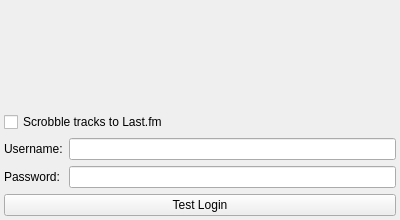
<?xml version="1.0" encoding="UTF-8"?>
<ui version="4.0">
 <class>LastFmConfig</class>
 <widget class="QWidget" name="LastFmConfig">
  <property name="geometry">
   <rect>
    <x>0</x>
    <y>0</y>
    <width>400</width>
    <height>220</height>
   </rect>
  </property>
  <property name="windowTitle">
   <string>Form</string>
  </property>
  <layout class="QVBoxLayout" name="verticalLayout">
   <property name="margin">
    <number>4</number>
   </property>
   <item>
    <widget class="QLabel" name="label">
     <property name="text">
      <string/>
     </property>
     <property name="pixmap">
      <pixmap resource="../../../resources.qrc">:/data/images/lastfm-icon.png</pixmap>
     </property>
     <property name="alignment">
      <set>Qt::AlignCenter</set>
     </property>
    </widget>
   </item>
   <item>
    <layout class="QVBoxLayout" name="verticalLayout_2">
     <item>
      <widget class="QCheckBox" name="enable">
       <property name="layoutDirection">
        <enum>Qt::LeftToRight</enum>
       </property>
       <property name="text">
        <string>Scrobble tracks to Last.fm</string>
       </property>
      </widget>
     </item>
     <item>
      <layout class="QGridLayout" name="gridLayout_3">
       <item row="0" column="0">
        <widget class="QLabel" name="label_3">
         <property name="text">
          <string>Username:</string>
         </property>
        </widget>
       </item>
       <item row="0" column="1">
        <widget class="QLineEdit" name="username"/>
       </item>
       <item row="1" column="0">
        <widget class="QLabel" name="label_4">
         <property name="text">
          <string>Password:</string>
         </property>
        </widget>
       </item>
       <item row="1" column="1">
        <widget class="QLineEdit" name="password">
         <property name="echoMode">
          <enum>QLineEdit::Password</enum>
         </property>
        </widget>
       </item>
      </layout>
     </item>
     <item>
      <widget class="QPushButton" name="testLogin">
       <property name="text">
        <string>Test Login</string>
       </property>
      </widget>
     </item>
    </layout>
   </item>
  </layout>
 </widget>
 <resources>
  <include location="../../../resources.qrc"/>
 </resources>
 <connections/>
</ui>
